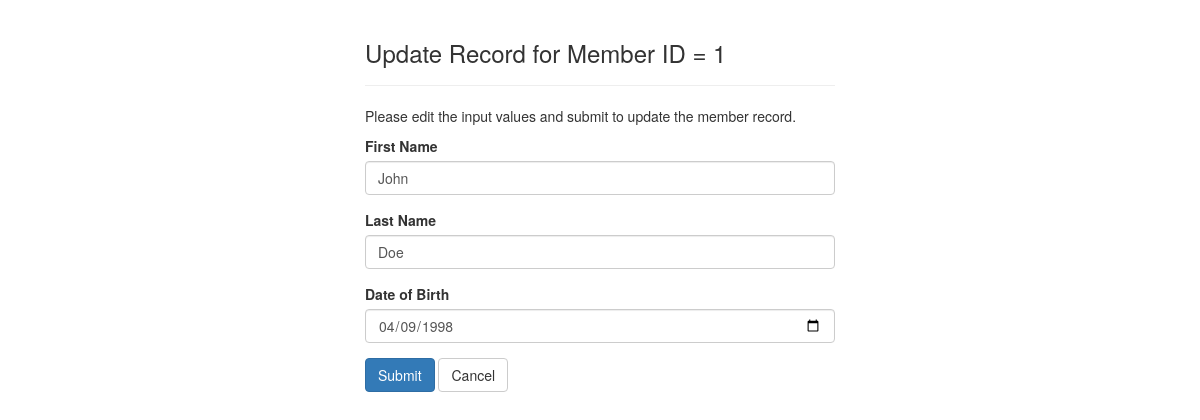
The app's page /updateMember.php?member_id=1 with its own data.
### tables this page shows
CREATE TABLE `MEMBER` (
  `member_id` int(11) NOT NULL,
  `fname` varchar(100) NOT NULL,
  `lname` varchar(100) NOT NULL,
  `dob` date NOT NULL,
  `date_joined` date NOT NULL,
  `library_id` int(11) DEFAULT NULL
);

### updateMember.php (the view, shortened to what this page needs)
<?php
    require_once "config.php";
    $fname = $lname = $dob = "";
    $fname_err = $lname_err = $dob_err = "";
    if(isset($_GET["member_id"]) && !empty(trim($_GET["member_id"]))){
        $member_id = $_SESSION["member_id"];
        $sql = "SELECT member_id, fname, lname, dob
                FROM MEMBER
                WHERE member_id=?";
        if($stmt1 = mysqli_prepare($link, $sql)){
            mysqli_stmt_bind_param($stmt1, "i", $member_id);
            if(mysqli_stmt_execute($stmt1)){
                $result1 = mysqli_stmt_get_result($stmt1);
                if(mysqli_num_rows($result1) == 1){
                    $row = mysqli_fetch_array($result1, MYSQLI_ASSOC);
                    $fname = $row['fname'];
                    $lname = $row['lname'];
                    $dob = $row['dob'];
                } else{
                    header("location: error.php");
                    exit();
                }
            } else{
                echo "Error in executing query.";
            }
        }
    } else{
        header("location: error.php");
        exit();
    }
?>
<!DOCTYPE html>
<html lang="en">
<head>
    <link rel="stylesheet" href="https://maxcdn.bootstrapcdn.com/bootstrap/3.3.7/css/bootstrap.css">
</head>
<body>
    <div class="wrapper">
        <div class="container-fluid">
            <div class="row">
                <div class="col-md-12">
                    <div class="page-header">
                        <h3>Update Record for Member ID = <?php echo $_GET["member_id"]; ?> </h3>
                    </div>
                    <p>Please edit the input values and submit to update the member record.</p>
                    <form action="<?php echo htmlspecialchars(basename($_SERVER['REQUEST_URI'])); ?>" method="post">
                        <div class="form-group <?php echo (!empty($fname_err)) ? 'has-error' : ''; ?>">
                            <label>First Name</label>
                            <input type="text" name="fname" class="form-control" value="<?php echo $fname; ?>">
                        </div>
                        <div class="form-group <?php echo (!empty($lname_err)) ? 'has-error' : ''; ?>">
                            <label>Last Name</label>
                            <input type="text" name="lname" class="form-control" value="<?php echo $lname; ?>">
                        </div>
                        <div class="form-group <?php echo (!empty($dob_err)) ? 'has-error' : ''; ?>">
                            <label>Date of Birth</label>
                            <input type="date" name="dob" class="form-control" value="<?php echo $dob; ?>">
                        </div>
                        <input type="submit" class="btn btn-primary" value="Submit">
                        <a href="index.php" class="btn btn-default">Cancel</a>
                    </form>
                </div>
            </div>
        </div>
    </div>
</body>
</html>

### updateMember.php (style rules this page uses)
.wrapper { width: 500px; margin: 0 auto; }

### records on screen
member: fname "John", lname "Doe", dob "04/09/1998"

### other values on screen
$_GET["member_id"] "1"
